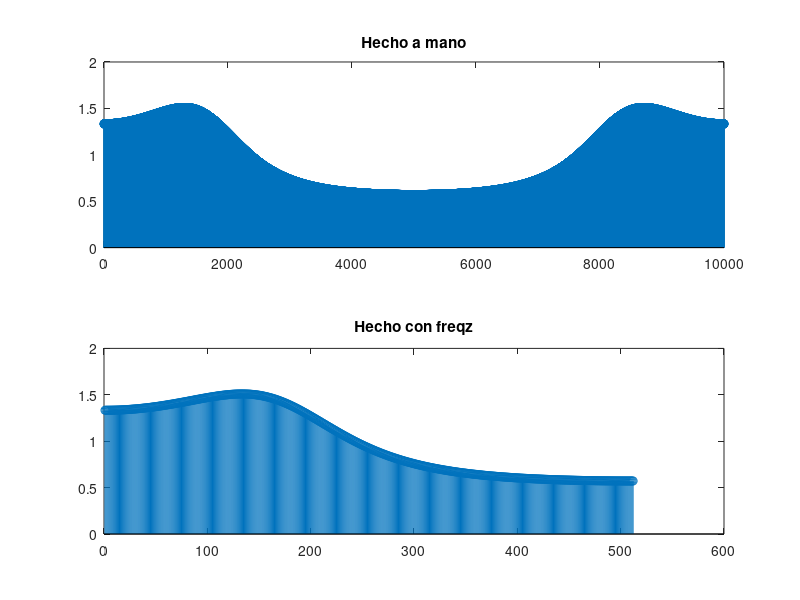

Reproduce this figure in MATLAB.
function ejercicio2
fm = 10000;
T = 1/fm;
t = 0:T:1-T;
N = length(t);
k = 0:N-1;
j = sqrt(-1);
z = exp(j*2*pi*k/N);

%1 Y(z) - 1/2 Y(z) z^-1 + 1/4 Y(z) z^-2 = X(z)

Hz= (1-.5*z.^-1+.25*z.^-2).^-1;
subplot(2,1,1)
stem(Hz);
title('Hecho a mano');

[Hk2,w]=freqz(1,[1,-.5,.25]);
subplot(2,1,2);
%stem(w,abs(Hk2));
stem(Hk2);
title('Hecho con freqz');

